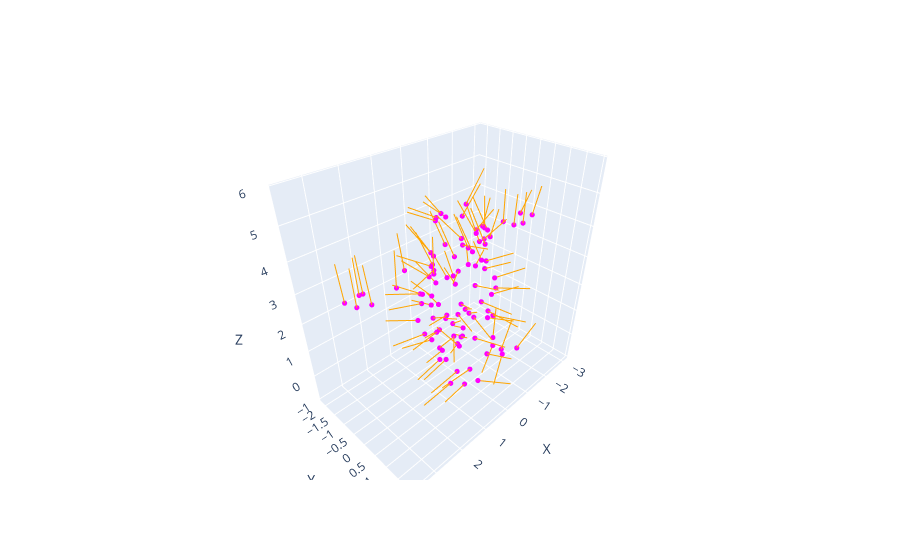

Notebook code cell kept with this figure:
### Code cell
fig = new_fig()

# Ajouter les points à la figure
add_points(points, fig, 'magenta')

# Ajouter les vecteurs normaux à la figure
for point, normal in zip(points, normals):
    add_line(point, point + normal, fig, 'orange')

fig.show()

### Figure 1 — Plotly figure (JSON) as saved in the notebook; plotly's stock layout.template omitted (floating-point values rounded to 4 significant figures)
{"data": [{"marker": {"color": "magenta", "size": 3}, "mode": "markers", "type": "scatter3d", "x": [0.5051], "y": [1.278], "z": [-2.979e-05]}, {"marker": {"color": "magenta", "size": 3}, "mode": "markers", "type": "scatter3d", "x": [0.8019], "y": [-0.03344], "z": [0.1657]}, {"marker": {"color": "magenta", "size": 3}, "mode": "markers", "type": "scatter3d", "x": [1.262], "y": [0.897], "z": [0.1657]}, {"marker": {"color": "magenta", "size": 3}, "mode": "markers", "type": "scatter3d", "x": [0.9988], "y": [1.2], "z": [0.1657]}, {"marker": {"color": "magenta", "size": 3}, "mode": "markers", "type": "scatter3d", "x": [0.6652], "y": [0.1012], "z": [0.1657]}, {"marker": {"color": "magenta", "size": 3}, "mode": "markers", "type": "scatter3d", "x": [0.3554], "y": [-0.5066], "z": [0.04564]}, {"marker": {"color": "magenta", "size": 3}, "mode": "markers", "type": "scatter3d", "x": [0.4544], "y": [0.9007], "z": [0.1657]}, {"marker": {"color": "magenta", "size": 3}, "mode": "markers", "type": "scatter3d", "x": [0.6721], "y": [0.581], "z": [-2.979e-05]}, {"marker": {"color": "magenta", "size": 3}, "mode": "markers", "type": "scatter3d", "x": [0.4294], "y": [0.1992], "z": [3.775]}, {"marker": {"color": "magenta", "size": 3}, "mode": "markers", "type": "scatter3d", "x": [0.6436], "y": [-0.3796], "z": [3.639]}, {"marker": {"color": "magenta", "size": 3}, "mode": "markers", "type": "scatter3d", "x": [3.456], "y": [0.05571], "z": [3.651]}, {"marker": {"color": "magenta", "size": 3}, "mode": "markers", "type": "scatter3d", "x": [3.171], "y": [0.2431], "z": [3.678]}, {"marker": {"color": "magenta", "size": 3}, "mode": "markers", "type": "scatter3d", "x": [3.146], "y": [-0.2836], "z": [3.663]}, {"marker": {"color": "magenta", "size": 3}, "mode": "markers", "type": "scatter3d", "x": [3.606], "y": [-0.1938], "z": [3.726]}, {"marker": {"color": "magenta", "size": 3}, "mode": "markers", "type": "scatter3d", "x": [0.6841], "y": [-0.4374], "z": [3.737]}, {"marker": {"color": "magenta", "size": 3}, "mode": "markers", "type": "scatter3d", "x": [1.654], "y": [-0.3926], "z": [3.63]}, {"marker": {"color": "magenta", "size": 3}, "mode": "markers", "type": "scatter3d", "x": [1.338], "y": [0.3713], "z": [3.731]}, {"marker": {"color": "magenta", "size": 3}, "mode": "markers", "type": "scatter3d", "x": [2.44], "y": [0.2544], "z": [3.793]}, {"marker": {"color": "magenta", "size": 3}, "mode": "markers", "type": "scatter3d", "x": [3.151], "y": [-0.1025], "z": [3.799]}, {"marker": {"color": "magenta", "size": 3}, "mode": "markers", "type": "scatter3d", "x": [-0.2293], "y": [-0.276], "z": [-2.979e-05]}, {"marker": {"color": "magenta", "size": 3}, "mode": "markers", "type": "scatter3d", "x": [-0.7377], "y": [1.166], "z": [0.1657]}, {"marker": {"color": "magenta", "size": 3}, "mode": "markers", "type": "scatter3d", "x": [-0.8794], "y": [1.004], "z": [0.1657]}, {"marker": {"color": "magenta", "size": 3}, "mode": "markers", "type": "scatter3d", "x": [-0.5455], "y": [0.7106], "z": [-2.979e-05]}, {"marker": {"color": "magenta", "size": 3}, "mode": "markers", "type": "scatter3d", "x": [-1.259], "y": [0.347], "z": [0.01341]}, {"marker": {"color": "magenta", "size": 3}, "mode": "markers", "type": "scatter3d", "x": [-1.322], "y": [1.279], "z": [0.1137]}, {"marker": {"color": "magenta", "size": 3}, "mode": "markers", "type": "scatter3d", "x": [-0.9739], "y": [0.5845], "z": [-2.979e-05]}, {"marker": {"color": "magenta", "size": 3}, "mode": "markers", "type": "scatter3d", "x": [-0.4128], "y": [-0.2987], "z": [0.1657]}, {"marker": {"color": "magenta", "size": 3}, "mode": "markers", "type": "scatter3d", "x": [-1.965], "y": [-0.1243], "z": [3.826]}, {"marker": {"color": "magenta", "size": 3}, "mode": "markers", "type": "scatter3d", "x": [-1.026], "y": [-0.3528], "z": [3.821]}, {"marker": {"color": "magenta", "size": 3}, "mode": "markers", "type": "scatter3d", "x": [-2.997], "y": [0.167], "z": [3.793]}, {"marker": {"color": "magenta", "size": 3}, "mode": "markers", "type": "scatter3d", "x": [-2.628], "y": [0.1185], "z": [3.627]}, {"marker": {"color": "magenta", "size": 3}, "mode": "markers", "type": "scatter3d", "x": [-1.311], "y": [-0.05859], "z": [3.599]}, {"marker": {"color": "magenta", "size": 3}, "mode": "markers", "type": "scatter3d", "x": [-0.7713], "y": [0.1737], "z": [3.827]}, {"marker": {"color": "magenta", "size": 3}, "mode": "markers", "type": "scatter3d", "x": [-1.532], "y": [-0.4705], "z": [3.652]}, {"marker": {"color": "magenta", "size": 3}, "mode": "markers", "type": "scatter3d", "x": [-1.329], "y": [-0.3774], "z": [3.816]}, {"marker": {"color": "magenta", "size": 3}, "mode": "markers", "type": "scatter3d", "x": [-2.352], "y": [-0.01399], "z": [3.619]}, {"marker": {"color": "magenta", "size": 3}, "mode": "markers", "type": "scatter3d", "x": [-3.048], "y": [-0.3113], "z": [3.674]}, {"marker": {"color": "magenta", "size": 3}, "mode": "markers", "type": "scatter3d", "x": [0.05348], "y": [-1.148], "z": [1.613]}, {"marker": {"color": "magenta", "size": 3}, "mode": "markers", "type": "scatter3d", "x": [0.3766], "y": [-0.8785], "z": [2.61]}, {"marker": {"color": "magenta", "size": 3}, "mode": "markers", "type": "scatter3d", "x": [0.554], "y": [-0.5847], "z": [3.181]}, {"marker": {"color": "magenta", "size": 3}, "mode": "markers", "type": "scatter3d", "x": [0.6], "y": [-0.9514], "z": [2.057]}, {"marker": {"color": "magenta", "size": 3}, "mode": "markers", "type": "scatter3d", "x": [0.02045], "y": [-1.217], "z": [1.205]}, {"marker": {"color": "magenta", "size": 3}, "mode": "markers", "type": "scatter3d", "x": [1.144], "y": [-0.3706], "z": [2.31]}, {"marker": {"color": "magenta", "size": 3}, "mode": "markers", "type": "scatter3d", "x": [1.154], "y": [0.2315], "z": [1.633]}, {"marker": {"color": "magenta", "size": 3}, "mode": "markers", "type": "scatter3d", "x": [0.9584], "y": [-0.7922], "z": [1.357]}, {"marker": {"color": "magenta", "size": 3}, "mode": "markers", "type": "scatter3d", "x": [0.8669], "y": [-0.7366], "z": [2.317]}, {"marker": {"color": "magenta", "size": 3}, "mode": "markers", "type": "scatter3d", "x": [0.8044], "y": [-0.2064], "z": [3.337]}, {"marker": {"color": "magenta", "size": 3}, "mode": "markers", "type": "scatter3d", "x": [1.021], "y": [0.5043], "z": [2.321]}, {"marker": {"color": "magenta", "size": 3}, "mode": "markers", "type": "scatter3d", "x": [0.8783], "y": [0.634], "z": [1.568]}, {"marker": {"color": "magenta", "size": 3}, "mode": "markers", "type": "scatter3d", "x": [0.9838], "y": [-0.4795], "z": [1.03]}, {"marker": {"color": "magenta", "size": 3}, "mode": "markers", "type": "scatter3d", "x": [0.3603], "y": [0.8942], "z": [2.096]}, {"marker": {"color": "magenta", "size": 3}, "mode": "markers", "type": "scatter3d", "x": [0.07929], "y": [0.9014], "z": [2.483]}, {"marker": {"color": "magenta", "size": 3}, "mode": "markers", "type": "scatter3d", "x": [0.7904], "y": [0.7008], "z": [2.328]}, {"marker": {"color": "magenta", "size": 3}, "mode": "markers", "type": "scatter3d", "x": [0.1972], "y": [0.7568], "z": [3.014]}, {"marker": {"color": "magenta", "size": 3}, "mode": "markers", "type": "scatter3d", "x": [0.1674], "y": [-0.7008], "z": [0.573]}, {"marker": {"color": "magenta", "size": 3}, "mode": "markers", "type": "scatter3d", "x": [0.0634], "y": [-1.102], "z": [0.7611]}, {"marker": {"color": "magenta", "size": 3}, "mode": "markers", "type": "scatter3d", "x": [0.829], "y": [-0.3426], "z": [0.7915]}, {"marker": {"color": "magenta", "size": 3}, "mode": "markers", "type": "scatter3d", "x": [0.5563], "y": [0.5465], "z": [0.9306]}, {"marker": {"color": "magenta", "size": 3}, "mode": "markers", "type": "scatter3d", "x": [0.6047], "y": [-0.4718], "z": [3.309]}, {"marker": {"color": "magenta", "size": 3}, "mode": "markers", "type": "scatter3d", "x": [0.5021], "y": [0.4134], "z": [3.453]}, {"marker": {"color": "magenta", "size": 3}, "mode": "markers", "type": "scatter3d", "x": [-0.03821], "y": [-1.044], "z": [2.115]}, {"marker": {"color": "magenta", "size": 3}, "mode": "markers", "type": "scatter3d", "x": [-0.4556], "y": [-0.9822], "z": [2.139]}, {"marker": {"color": "magenta", "size": 3}, "mode": "markers", "type": "scatter3d", "x": [-0.6613], "y": [-0.9086], "z": [2.14]}, {"marker": {"color": "magenta", "size": 3}, "mode": "markers", "type": "scatter3d", "x": [-0.7768], "y": [-0.9324], "z": [1.762]}, {"marker": {"color": "magenta", "size": 3}, "mode": "markers", "type": "scatter3d", "x": [-0.2771], "y": [-1.199], "z": [1.079]}, {"marker": {"color": "magenta", "size": 3}, "mode": "markers", "type": "scatter3d", "x": [-1.088], "y": [-0.3859], "z": [2.552]}, {"marker": {"color": "magenta", "size": 3}, "mode": "markers", "type": "scatter3d", "x": [-1.173], "y": [0.2409], "z": [1.76]}, {"marker": {"color": "magenta", "size": 3}, "mode": "markers", "type": "scatter3d", "x": [-0.8701], "y": [-0.7552], "z": [1.012]}, {"marker": {"color": "magenta", "size": 3}, "mode": "markers", "type": "scatter3d", "x": [-0.9516], "y": [-0.5588], "z": [2.586]}, {"marker": {"color": "magenta", "size": 3}, "mode": "markers", "type": "scatter3d", "x": [-1.068], "y": [-0.1378], "z": [2.874]}, {"marker": {"color": "magenta", "size": 3}, "mode": "markers", "type": "scatter3d", "x": [-1.024], "y": [0.4369], "z": [2.532]}, {"marker": {"color": "magenta", "size": 3}, "mode": "markers", "type": "scatter3d", "x": [-0.8978], "y": [0.3603], "z": [1.064]}, {"marker": {"color": "magenta", "size": 3}, "mode": "markers", "type": "scatter3d", "x": [-0.8753], "y": [-0.5724], "z": [0.8977]}, {"marker": {"color": "magenta", "size": 3}, "mode": "markers", "type": "scatter3d", "x": [-0.2108], "y": [0.9191], "z": [2.015]}, {"marker": {"color": "magenta", "size": 3}, "mode": "markers", "type": "scatter3d", "x": [-0.7624], "y": [0.6733], "z": [1.406]}, {"marker": {"color": "magenta", "size": 3}, "mode": "markers", "type": "scatter3d", "x": [-0.7924], "y": [0.6871], "z": [2.409]}, {"marker": {"color": "magenta", "size": 3}, "mode": "markers", "type": "scatter3d", "x": [-0.331], "y": [0.6186], "z": [3.249]}, {"marker": {"color": "magenta", "size": 3}, "mode": "markers", "type": "scatter3d", "x": [-0.3392], "y": [-0.6095], "z": [0.5874]}, {"marker": {"color": "magenta", "size": 3}, "mode": "markers", "type": "scatter3d", "x": [-0.2998], "y": [-0.8895], "z": [0.6613]}, {"marker": {"color": "magenta", "size": 3}, "mode": "markers", "type": "scatter3d", "x": [-0.875], "y": [-0.3992], "z": [0.8325]}, {"marker": {"color": "magenta", "size": 3}, "mode": "markers", "type": "scatter3d", "x": [-0.1479], "y": [0.5267], "z": [0.7882]}, {"marker": {"color": "magenta", "size": 3}, "mode": "markers", "type": "scatter3d", "x": [-0.4723], "y": [-0.3609], "z": [3.538]}, {"marker": {"color": "magenta", "size": 3}, "mode": "markers", "type": "scatter3d", "x": [-0.5521], "y": [0.4717], "z": [3.337]}, {"marker": {"color": "magenta", "size": 3}, "mode": "markers", "type": "scatter3d", "x": [0.4447], "y": [-0.4505], "z": [4.689]}, {"marker": {"color": "magenta", "size": 3}, "mode": "markers", "type": "scatter3d", "x": [0.5334], "y": [-0.3935], "z": [4.646]}, {"marker": {"color": "magenta", "size": 3}, "mode": "markers", "type": "scatter3d", "x": [0.1495], "y": [0.6827], "z": [4.544]}, {"marker": {"color": "magenta", "size": 3}, "mode": "markers", "type": "scatter3d", "x": [0.1937], "y": [-0.3892], "z": [3.81]}, {"marker": {"color": "magenta", "size": 3}, "mode": "markers", "type": "scatter3d", "x": [0.399], "y": [-0.3238], "z": [4.831]}, {"marker": {"color": "magenta", "size": 3}, "mode": "markers", "type": "scatter3d", "x": [0.5084], "y": [0.5158], "z": [4.47]}, {"marker": {"color": "magenta", "size": 3}, "mode": "markers", "type": "scatter3d", "x": [0.1816], "y": [0.607], "z": [3.993]}, {"marker": {"color": "magenta", "size": 3}, "mode": "markers", "type": "scatter3d", "x": [-0.1536], "y": [-0.7154], "z": [4.403]}, {"marker": {"color": "magenta", "size": 3}, "mode": "markers", "type": "scatter3d", "x": [-0.5798], "y": [-0.4941], "z": [4.358]}, {"marker": {"color": "magenta", "size": 3}, "mode": "markers", "type": "scatter3d", "x": [-0.1557], "y": [0.7349], "z": [4.131]}, {"marker": {"color": "magenta", "size": 3}, "mode": "markers", "type": "scatter3d", "x": [-0.2024], "y": [0.1075], "z": [3.744]}, {"marker": {"color": "magenta", "size": 3}, "mode": "markers", "type": "scatter3d", "x": [-0.199], "y": [-0.005094], "z": [5]}, {"marker": {"color": "magenta", "size": 3}, "mode": "markers", "type": "scatter3d", "x": [-0.2924], "y": [0.6807], "z": [4.473]}, {"marker": {"color": "magenta", "size": 3}, "mode": "markers", "type": "scatter3d", "x": [-0.1481], "y": [0.545], "z": [4.138]}, {"marker": {"color": "magenta", "size": 3}, "mode": "markers", "type": "scatter3d", "x": [0.4571], "y": [-0.2774], "z": [0.1583]}, {"marker": {"color": "magenta", "size": 3}, "mode": "markers", "type": "scatter3d", "x": [-0.4567], "y": [-0.2769], "z": [0.1877]}, {"marker": {"color": "magenta", "size": 3}, "mode": "markers", "type": "scatter3d", "x": [-0.5125], "y": [-0.3072], "z": [0.4814]}, {"line": {"color": "orange", "width": 2}, "mode": "lines", "type": "scatter3d", "x": [0.5051, -0.2134], "y": [1.278, 1.952], "z": [-2.979e-05, -0.1722]}, {"line": {"color": "orange", "width": 2}, "mode": "lines", "type": "scatter3d", "x": [0.8019, 1.419], "y": [-0.03344, -0.3945], "z": [0.1657, -0.5335]}, {"line": {"color": "orange", "width": 2}, "mode": "lines", "type": "scatter3d", "x": [1.262, 2.232], "y": [0.897, 0.81], "z": [0.1657, -0.05986]}, {"line": {"color": "orange", "width": 2}, "mode": "lines", "type": "scatter3d", "x": [0.9988, 1.968], "y": [1.2, 1.385], "z": [0.1657, 0.3289]}, {"line": {"color": "orange", "width": 2}, "mode": "lines", "type": "scatter3d", "x": [0.6652, 1.277], "y": [0.1012, -0.2598], "z": [0.1657, -0.5386]}, {"line": {"color": "orange", "width": 2}, "mode": "lines", "type": "scatter3d", "x": [0.3554, 0.1666], "y": [-0.5066, 0.06367], "z": [0.04564, 0.8451]}, {"line": {"color": "orange", "width": 2}, "mode": "lines", "type": "scatter3d", "x": [0.4544, 1.395], "y": [0.9007, 0.6797], "z": [0.1657, -0.09317]}, {"line": {"color": "orange", "width": 2}, "mode": "lines", "type": "scatter3d", "x": [0.6721, 1.575], "y": [0.581, 0.3969], "z": [-2.979e-05, -0.3887]}, {"line": {"color": "orange", "width": 2}, "mode": "lines", "type": "scatter3d", "x": [0.4294, 0.3934], "y": [0.1992, -0.42], "z": [3.775, 4.559]}, {"line": {"color": "orange", "width": 2}, "mode": "lines", "type": "scatter3d", "x": [0.6436, 0.8866], "y": [-0.3796, -0.9895], "z": [3.639, 4.393]}, {"line": {"color": "orange", "width": 2}, "mode": "lines", "type": "scatter3d", "x": [3.456, 3.435], "y": [0.05571, -0.06891], "z": [3.651, 4.643]}, {"line": {"color": "orange", "width": 2}, "mode": "lines", "type": "scatter3d", "x": [3.171, 3.164], "y": [0.2431, 0.05634], "z": [3.678, 4.661]}, {"line": {"color": "orange", "width": 2}, "mode": "lines", "type": "scatter3d", "x": [3.146, 3.137], "y": [-0.2836, -0.3717], "z": [3.663, 4.66]}, {"line": {"color": "orange", "width": 2}, "mode": "lines", "type": "scatter3d", "x": [3.606, 3.615], "y": [-0.1938, -0.3317], "z": [3.726, 4.716]}, {"line": {"color": "orange", "width": 2}, "mode": "lines", "type": "scatter3d", "x": [0.6841, 1.018], "y": [-0.4374, -1.01], "z": [3.737, 4.485]}, {"line": {"color": "orange", "width": 2}, "mode": "lines", "type": "scatter3d", "x": [1.654, 1.617], "y": [-0.3926, -0.6382], "z": [3.63, 4.598]}, {"line": {"color": "orange", "width": 2}, "mode": "lines", "type": "scatter3d", "x": [1.338, 1.277], "y": [0.3713, 0.2907], "z": [3.731, 4.726]}, {"line": {"color": "orange", "width": 2}, "mode": "lines", "type": "scatter3d", "x": [2.44, 2.402], "y": [0.2544, 0.2306], "z": [3.793, 4.792]}, {"line": {"color": "orange", "width": 2}, "mode": "lines", "type": "scatter3d", "x": [3.151, 3.155], "y": [-0.1025, -0.2277], "z": [3.799, 4.791]}, {"line": {"color": "orange", "width": 2}, "mode": "lines", "type": "scatter3d", "x": [-0.2293, -0.3976], "y": [-0.276, -0.7671], "z": [-2.979e-05, -0.8547]}, {"line": {"color": "orange", "width": 2}, "mode": "lines", "type": "scatter3d", "x": [-0.7377, -0.199], "y": [1.166, 1.334], "z": [0.1657, -0.6599]}, {"line": {"color": "orange", "width": 2}, "mode": "lines", "type": "scatter3d", "x": [-0.8794, -1.4], "y": [1.004, 0.9341], "z": [0.1657, 1.017]}, {"line": {"color": "orange", "width": 2}, "mode": "lines", "type": "scatter3d", "x": [-0.5455, -0.5836], "y": [0.7106, 1.635], "z": [-2.979e-05, 0.38]}, {"line": {"color": "orange", "width": 2}, "mode": "lines", "type": "scatter3d", "x": [-1.259, -1.909], "y": [0.347, -0.1156], "z": [0.01341, 0.6156]}, {"line": {"color": "orange", "width": 2}, "mode": "lines", "type": "scatter3d", "x": [-1.322, -1.915], "y": [1.279, 1.477], "z": [0.1137, 0.8942]}, {"line": {"color": "orange", "width": 2}, "mode": "lines", "type": "scatter3d", "x": [-0.9739, -0.4747], "y": [0.5845, 0.6068], "z": [-2.979e-05, -0.8662]}, {"line": {"color": "orange", "width": 2}, "mode": "lines", "type": "scatter3d", "x": [-0.4128, 0.009613], "y": [-0.2987, 0.3561], "z": [0.1657, 0.7925]}, {"line": {"color": "orange", "width": 2}, "mode": "lines", "type": "scatter3d", "x": [-1.965, -2.009], "y": [-0.1243, -0.1578], "z": [3.826, 4.825]}, {"line": {"color": "orange", "width": 2}, "mode": "lines", "type": "scatter3d", "x": [-1.026, -1.061], "y": [-0.3528, 0.2189], "z": [3.821, 4.64]}, {"line": {"color": "orange", "width": 2}, "mode": "lines", "type": "scatter3d", "x": [-2.997, -3.028], "y": [0.167, 0.3681], "z": [3.793, 4.772]}, {"line": {"color": "orange", "width": 2}, "mode": "lines", "type": "scatter3d", "x": [-2.628, -2.641], "y": [0.1185, 0.1272], "z": [3.627, 4.627]}, {"line": {"color": "orange", "width": 2}, "mode": "lines", "type": "scatter3d", "x": [-1.311, -1.299], "y": [-0.05859, 0.2097], "z": [3.599, 4.562]}, {"line": {"color": "orange", "width": 2}, "mode": "lines", "type": "scatter3d", "x": [-0.7713, -0.9136], "y": [0.1737, 0.7951], "z": [3.827, 4.597]}, {"line": {"color": "orange", "width": 2}, "mode": "lines", "type": "scatter3d", "x": [-1.532, -1.54], "y": [-0.4705, -0.5328], "z": [3.652, 4.65]}, {"line": {"color": "orange", "width": 2}, "mode": "lines", "type": "scatter3d", "x": [-1.329, -1.315], "y": [-0.3774, -0.1373], "z": [3.816, 4.787]}, {"line": {"color": "orange", "width": 2}, "mode": "lines", "type": "scatter3d", "x": [-2.352, -2.365], "y": [-0.01399, 0.02404], "z": [3.619, 4.618]}, {"line": {"color": "orange", "width": 2}, "mode": "lines", "type": "scatter3d", "x": [-3.048, -2.955], "y": [-0.3113, 0.08324], "z": [3.674, 4.588]}, {"line": {"color": "orange", "width": 2}, "mode": "lines", "type": "scatter3d", "x": [0.05348, 0.03667], "y": [-1.148, -2.146], "z": [1.613, 1.681]}, {"line": {"color": "orange", "width": 2}, "mode": "lines", "type": "scatter3d", "x": [0.3766, 0.6266], "y": [-0.8785, -1.815], "z": [2.61, 2.857]}, {"line": {"color": "orange", "width": 2}, "mode": "lines", "type": "scatter3d", "x": [0.554, 1.19], "y": [-0.5847, -1.289], "z": [3.181, 3.497]}, {"line": {"color": "orange", "width": 2}, "mode": "lines", "type": "scatter3d", "x": [0.6, 0.9994], "y": [-0.9514, -1.865], "z": [2.057, 2.135]}, {"line": {"color": "orange", "width": 2}, "mode": "lines", "type": "scatter3d", "x": [0.02045, 0.04018], "y": [-1.217, -2.17], "z": [1.205, 0.9024]}, {"line": {"color": "orange", "width": 2}, "mode": "lines", "type": "scatter3d", "x": [1.144, 2.099], "y": [-0.3706, -0.6188], "z": [2.31, 2.473]}, {"line": {"color": "orange", "width": 2}, "mode": "lines", "type": "scatter3d", "x": [1.154, 2.144], "y": [0.2315, 0.3637], "z": [1.633, 1.69]}, {"line": {"color": "orange", "width": 2}, "mode": "lines", "type": "scatter3d", "x": [0.9584, 1.573], "y": [-0.7922, -1.573], "z": [1.357, 1.243]}, {"line": {"color": "orange", "width": 2}, "mode": "lines", "type": "scatter3d", "x": [0.8669, 1.67], "y": [-0.7366, -1.327], "z": [2.317, 2.398]}, {"line": {"color": "orange", "width": 2}, "mode": "lines", "type": "scatter3d", "x": [0.8044, 1.769], "y": [-0.2064, 0.05616], "z": [3.337, 3.323]}, {"line": {"color": "orange", "width": 2}, "mode": "lines", "type": "scatter3d", "x": [1.021, 1.922], "y": [0.5043, 0.7893], "z": [2.321, 2.648]}, {"line": {"color": "orange", "width": 2}, "mode": "lines", "type": "scatter3d", "x": [0.8783, 1.582], "y": [0.634, 1.344], "z": [1.568, 1.527]}, {"line": {"color": "orange", "width": 2}, "mode": "lines", "type": "scatter3d", "x": [0.9838, 1.854], "y": [-0.4795, -0.9255], "z": [1.03, 0.8188]}, {"line": {"color": "orange", "width": 2}, "mode": "lines", "type": "scatter3d", "x": [0.3603, 0.6869], "y": [0.8942, 1.839], "z": [2.096, 2.058]}, {"line": {"color": "orange", "width": 2}, "mode": "lines", "type": "scatter3d", "x": [0.07929, -0.005483], "y": [0.9014, 1.896], "z": [2.483, 2.55]}, {"line": {"color": "orange", "width": 2}, "mode": "lines", "type": "scatter3d", "x": [0.7904, 1.206], "y": [0.7008, 1.592], "z": [2.328, 2.51]}, {"line": {"color": "orange", "width": 2}, "mode": "lines", "type": "scatter3d", "x": [0.1972, 0.3427], "y": [0.7568, 1.672], "z": [3.014, 3.389]}, {"line": {"color": "orange", "width": 2}, "mode": "lines", "type": "scatter3d", "x": [0.1674, 0.2132], "y": [-0.7008, -1.374], "z": [0.573, -0.1653]}, {"line": {"color": "orange", "width": 2}, "mode": "lines", "type": "scatter3d", "x": [0.0634, 0.2297], "y": [-1.102, -0.3066], "z": [0.7611, 1.344]}, {"line": {"color": "orange", "width": 2}, "mode": "lines", "type": "scatter3d", "x": [0.829, 1.464], "y": [-0.3426, -1.016], "z": [0.7915, 0.4122]}, {"line": {"color": "orange", "width": 2}, "mode": "lines", "type": "scatter3d", "x": [0.5563, 0.5099], "y": [0.5465, -0.4476], "z": [0.9306, 1.029]}, {"line": {"color": "orange", "width": 2}, "mode": "lines", "type": "scatter3d", "x": [0.6047, 0.5783], "y": [-0.4718, -1.152], "z": [3.309, 4.042]}, {"line": {"color": "orange", "width": 2}, "mode": "lines", "type": "scatter3d", "x": [0.5021, 1.281], "y": [0.4134, 0.987], "z": [3.453, 3.705]}, {"line": {"color": "orange", "width": 2}, "mode": "lines", "type": "scatter3d", "x": [-0.03821, -0.07707], "y": [-1.044, -1.993], "z": [2.115, 2.429]}, {"line": {"color": "orange", "width": 2}, "mode": "lines", "type": "scatter3d", "x": [-0.4556, -0.7624], "y": [-0.9822, -1.888], "z": [2.139, 2.43]}, {"line": {"color": "orange", "width": 2}, "mode": "lines", "type": "scatter3d", "x": [-0.6613, -1.089], "y": [-0.9086, -1.728], "z": [2.14, 2.521]}, {"line": {"color": "orange", "width": 2}, "mode": "lines", "type": "scatter3d", "x": [-0.7768, -1.176], "y": [-0.9324, -1.849], "z": [1.762, 1.794]}, {"line": {"color": "orange", "width": 2}, "mode": "lines", "type": "scatter3d", "x": [-0.2771, -0.6056], "y": [-1.199, -2.126], "z": [1.079, 0.8988]}, {"line": {"color": "orange", "width": 2}, "mode": "lines", "type": "scatter3d", "x": [-1.088, -1.982], "y": [-0.3859, -0.8323], "z": [2.552, 2.573]}, {"line": {"color": "orange", "width": 2}, "mode": "lines", "type": "scatter3d", "x": [-1.173, -2.123], "y": [0.2409, 0.5512], "z": [1.76, 1.734]}, {"line": {"color": "orange", "width": 2}, "mode": "lines", "type": "scatter3d", "x": [-0.8701, -0.441], "y": [-0.7552, 0.01212], "z": [1.012, 1.489]}, {"line": {"color": "orange", "width": 2}, "mode": "lines", "type": "scatter3d", "x": [-0.9516, -1.623], "y": [-0.5588, -1.282], "z": [2.586, 2.748]}, {"line": {"color": "orange", "width": 2}, "mode": "lines", "type": "scatter3d", "x": [-1.068, -1.617], "y": [-0.1378, -0.9689], "z": [2.874, 2.962]}, {"line": {"color": "orange", "width": 2}, "mode": "lines", "type": "scatter3d", "x": [-1.024, -1.923], "y": [0.4369, 0.8573], "z": [2.532, 2.655]}, {"line": {"color": "orange", "width": 2}, "mode": "lines", "type": "scatter3d", "x": [-0.8978, -1.725], "y": [0.3603, 0.7784], "z": [1.064, 0.6886]}, {"line": {"color": "orange", "width": 2}, "mode": "lines", "type": "scatter3d", "x": [-0.8753, -0.4508], "y": [-0.5724, 0.09523], "z": [0.8977, 1.509]}, {"line": {"color": "orange", "width": 2}, "mode": "lines", "type": "scatter3d", "x": [-0.2108, -0.3275], "y": [0.9191, 1.909], "z": [2.015, 1.932]}, {"line": {"color": "orange", "width": 2}, "mode": "lines", "type": "scatter3d", "x": [-0.7624, -1.304], "y": [0.6733, 1.509], "z": [1.406, 1.317]}, {"line": {"color": "orange", "width": 2}, "mode": "lines", "type": "scatter3d", "x": [-0.7924, -1.232], "y": [0.6871, 1.565], "z": [2.409, 2.6]}, {"line": {"color": "orange", "width": 2}, "mode": "lines", "type": "scatter3d", "x": [-0.331, -0.3618], "y": [0.6186, 1.45], "z": [3.249, 3.804]}, {"line": {"color": "orange", "width": 2}, "mode": "lines", "type": "scatter3d", "x": [-0.3392, -0.02073], "y": [-0.6095, 0.05152], "z": [0.5874, 1.267]}, {"line": {"color": "orange", "width": 2}, "mode": "lines", "type": "scatter3d", "x": [-0.2998, -0.0244], "y": [-0.8895, -0.1158], "z": [0.6613, 1.232]}, {"line": {"color": "orange", "width": 2}, "mode": "lines", "type": "scatter3d", "x": [-0.875, -0.4869], "y": [-0.3992, 0.2801], "z": [0.8325, 1.455]}, {"line": {"color": "orange", "width": 2}, "mode": "lines", "type": "scatter3d", "x": [-0.1479, -0.4124], "y": [0.5267, 1.488], "z": [0.7882, 0.8638]}, {"line": {"color": "orange", "width": 2}, "mode": "lines", "type": "scatter3d", "x": [-0.4723, -0.4478], "y": [-0.3609, 0.6016], "z": [3.538, 3.808]}, {"line": {"color": "orange", "width": 2}, "mode": "lines", "type": "scatter3d", "x": [-0.5521, -0.6621], "y": [0.4717, 1.299], "z": [3.337, 3.888]}, {"line": {"color": "orange", "width": 2}, "mode": "lines", "type": "scatter3d", "x": [0.4447, 1.289], "y": [-0.4505, -0.5571], "z": [4.689, 5.215]}, {"line": {"color": "orange", "width": 2}, "mode": "lines", "type": "scatter3d", "x": [0.5334, 1.391], "y": [-0.3935, -0.4708], "z": [4.646, 5.154]}, {"line": {"color": "orange", "width": 2}, "mode": "lines", "type": "scatter3d", "x": [0.1495, 0.0007915], "y": [0.6827, -0.1185], "z": [4.544, 5.123]}, {"line": {"color": "orange", "width": 2}, "mode": "lines", "type": "scatter3d", "x": [0.1937, 0.3117], "y": [-0.3892, -0.8374], "z": [3.81, 4.696]}, {"line": {"color": "orange", "width": 2}, "mode": "lines", "type": "scatter3d", "x": [0.399, 1.058], "y": [-0.3238, -0.1734], "z": [4.831, 5.568]}, {"line": {"color": "orange", "width": 2}, "mode": "lines", "type": "scatter3d", "x": [0.5084, 1.124], "y": [0.5158, 0.3082], "z": [4.47, 5.23]}, {"line": {"color": "orange", "width": 2}, "mode": "lines", "type": "scatter3d", "x": [0.1816, 0.07221], "y": [0.607, -0.0844], "z": [3.993, 4.707]}, {"line": {"color": "orange", "width": 2}, "mode": "lines", "type": "scatter3d", "x": [-0.1536, -0.2231], "y": [-0.7154, -1.707], "z": [4.403, 4.508]}, {"line": {"color": "orange", "width": 2}, "mode": "lines", "type": "scatter3d", "x": [-0.5798, -1.163], "y": [-0.4941, -0.3862], "z": [4.358, 5.164]}, {"line": {"color": "orange", "width": 2}, "mode": "lines", "type": "scatter3d", "x": [-0.1557, -0.2582], "y": [0.7349, 0.1055], "z": [4.131, 4.902]}, {"line": {"color": "orange", "width": 2}, "mode": "lines", "type": "scatter3d", "x": [-0.2024, -0.1355], "y": [0.1075, -0.3824], "z": [3.744, 4.613]}, {"line": {"color": "orange", "width": 2}, "mode": "lines", "type": "scatter3d", "x": [-0.199, -0.7746], "y": [-0.005094, 0.05844], "z": [5, 5.815]}, {"line": {"color": "orange", "width": 2}, "mode": "lines", "type": "scatter3d", "x": [-0.2924, -0.5495], "y": [0.6807, -0.08783], "z": [4.473, 5.059]}, {"line": {"color": "orange", "width": 2}, "mode": "lines", "type": "scatter3d", "x": [-0.1481, -0.2789], "y": [0.545, -0.05553], "z": [4.138, 4.927]}, {"line": {"color": "orange", "width": 2}, "mode": "lines", "type": "scatter3d", "x": [0.4571, 0.6396], "y": [-0.2774, -0.8423], "z": [0.1583, -0.6464]}, {"line": {"color": "orange", "width": 2}, "mode": "lines", "type": "scatter3d", "x": [-0.4567, -0.8358], "y": [-0.2769, -0.9884], "z": [0.1877, -0.404]}, {"line": {"color": "orange", "width": 2}, "mode": "lines", "type": "scatter3d", "x": [-0.5125, -0.8661], "y": [-0.3072, -1.051], "z": [0.4814, -0.08567]}], "layout": {"scene": {"xaxis": {"title": {"text": "X"}}, "yaxis": {"title": {"text": "Y"}}, "zaxis": {"title": {"text": "Z"}}}, "showlegend": false}}
